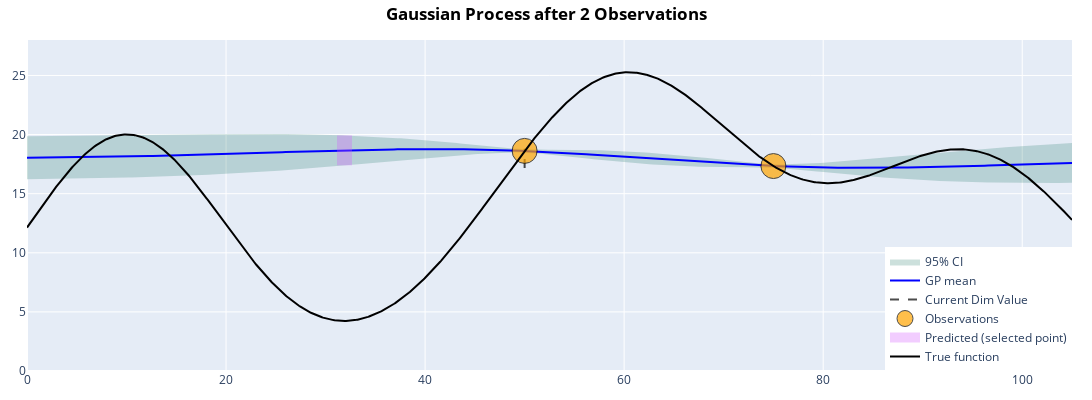

Write notebook code for a chart like this one.
### Code cell
tester = ax_helper.SequentialRuns(test_function, range_parameters, dim_names, metric_name)

runs = tester.run(
    SingleTaskGP,
    n_runs=2,
    technical_repeats=0,
    batch_size=1,
    noise_fn=noise_fn,
    plot_each=False,
)
#tester.handler.get_next_batch(1)
fig = runs.plot_GP(SingleTaskGP, figsize=(12,4))

update_layout(fig, "Gaussian Process after 2 Observations")

### Figure 1 — Plotly figure (JSON) as saved in the notebook; plotly's stock layout.template omitted (floating-point values rounded to 4 significant figures; data arrays with more than 128 entries replaced by an {"elided": "..."} marker saying what was removed)
{"data": [{"fill": "toself", "fillcolor": "rgba(0,100,80,0.2)", "line": {"color": "rgba(255,255,255,0)"}, "name": "95% CI", "showlegend": true, "type": "scatter", "x": {"elided": "600 float values"}, "xaxis": "x", "y": {"elided": "600 float values"}, "yaxis": "y"}, {"line": {"color": "blue"}, "mode": "lines", "name": "GP mean", "showlegend": true, "type": "scatter", "x": {"elided": "300 float values"}, "xaxis": "x", "y": {"elided": "300 float values"}, "yaxis": "y"}, {"line": {"color": "black", "dash": "dash", "width": 2}, "mode": "lines", "name": "Current Dim Value", "opacity": 0.7, "showlegend": true, "type": "scatter", "x": [50, 50], "xaxis": "x", "y": [17.16, 18.81], "yaxis": "y"}, {"hoverinfo": "text", "hovertext": ["Group 0<br>x: 50<br>y: 18.6", "Group 1<br>x: 75<br>y: 17.3"], "marker": {"color": "orange", "line": {"color": "black", "width": 1}, "opacity": 0.7, "size": [25, 25]}, "mode": "markers", "name": "Observations", "showlegend": true, "type": "scatter", "x": [50.0, 75.0], "xaxis": "x", "y": [18.62, 17.34], "yaxis": "y"}, {"hoverinfo": "text", "hovertext": "Predicted Group G2<br>x: 31.9<br>y: 18.7±1.27", "line": {"color": "#D45AFF", "width": 15}, "mode": "lines", "name": "Predicted (selected point)", "opacity": 0.3, "showlegend": true, "type": "scatter", "x": [31.9, 31.9], "xaxis": "x", "y": [17.39, 19.93], "yaxis": "y"}, {"line": {"color": "black"}, "mode": "lines", "name": "True function", "type": "scatter", "x": {"elided": "1000 float values"}, "y": {"elided": "1000 float values"}}], "layout": {"height": 400, "legend": {"x": 1, "xanchor": "right", "y": 0, "yanchor": "bottom"}, "margin": {"b": 20, "l": 20, "r": 20, "t": 40}, "showlegend": true, "title": {"font": {"color": "black"}, "text": "<b>Gaussian Process after 2 Observations</b>", "x": 0.5, "xanchor": "center"}, "width": 1200, "xaxis": {"anchor": "y", "domain": [0, 1]}, "yaxis": {"anchor": "x", "domain": [0, 1], "range": [0, 28]}}}
